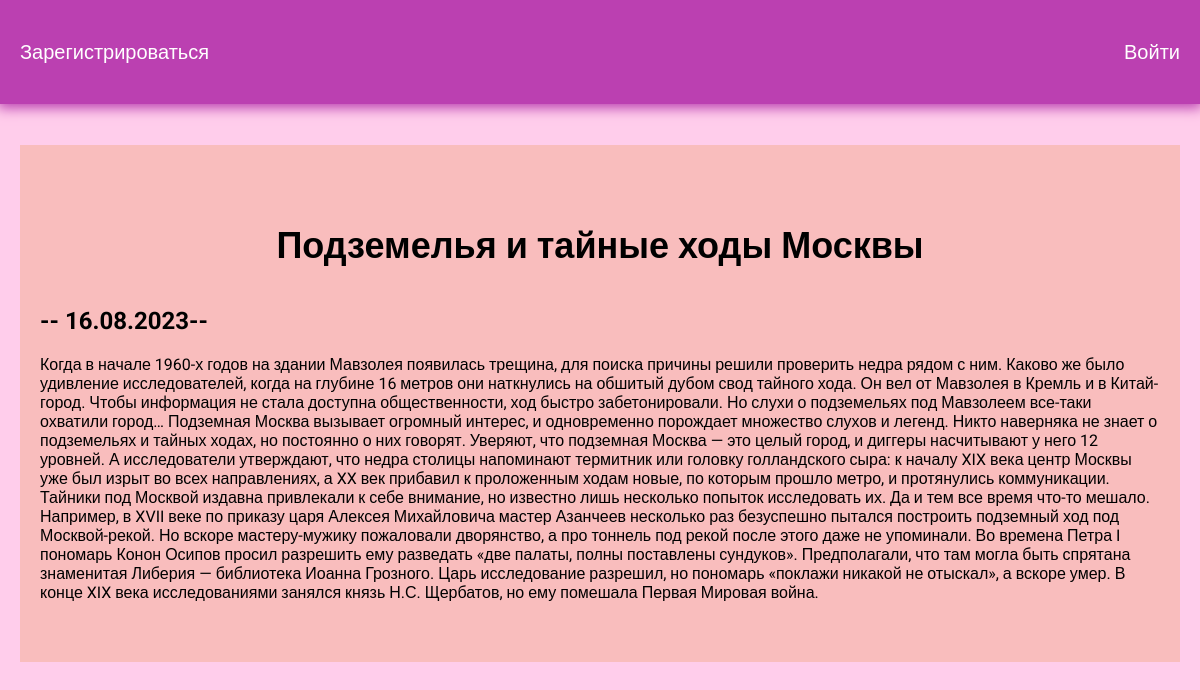
The app's page /story/4/ with its own data.
### story/models.py (models this page shows, shortened)
class Story(models.Model):
    title = models.CharField(max_length=200)
    description = models.TextField()
    date = models.DateField()

### story/views.py (the view)
# urls.py: path('<int:story_id>/', views.detail, name='detail'),
def detail(request, story_id):
    story = get_object_or_404(Story, pk=story_id)
    return render(request, 'story/detail.html', {'story': story})

### story/templates/story/detail.html
{% extends 'story/base.html' %}
{% block content %}
<div class="detail">
    <h1>{{ story.title }}</h1>
    <h2>-- {{ story.date | date:'d.m.Y' }}--</h2>
    {{ story.description | safe }}
</div>
{% endblock %}

### story/static/css/style.css (style rules this page uses)
body { font-family: 'Roboto', sans-serif; padding: 0; margin: 0; background: #ffcdeb; }
.content h1 { text-align: center; margin: 60px 0 40px; font-size: 36px; }
.detail { background: #f9bdbd; padding: 20px 20px 60px; box-sizing: border-box; }

### records on screen
Story: title "Подземелья и тайные ходы Москвы", date "16.08.2023", description "Когда в начале 1960-х годов на здании Мавзолея появилась трещина, для поиска причины решили проверить недра рядом с ним. Каково же было удивление исследователей, когда на глубине 16 метров они наткнулись на обшитый дубом свод тайного хода. Он вел от Мавзолея в Кремль и в Китай-город. Чтобы информация не стала доступна общественности, ход быстро забетонировали. Но слухи о подземельях под Мавзолеем все-таки охватили город… Подземная Москва вызывает огромный интерес, и одновременно порождает множество слухов и легенд. Никто наверняка не знает о подземельях и тайных ходах, но постоянно о них говорят. Уверяют, что подземная Москва — это целый город, и диггеры насчитывают у него 12 уровней. А…"
